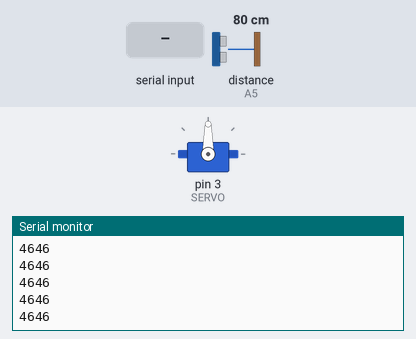
A sketch run on a simulated Arduino Uno, built with avr-gcc and run on an emulated ATmega328P. On the bench: servo, the last lines printed to the serial monitor. Wiring (inferred from the names in the program): ultrasonic range finder: trigger A4; echo A5. The test bench sets the inputs (shaded band); at power-on: distance to the obstacle (sensor on A5) 80 cm. The echo pulse lasts 58.3 µs per cm.

Above: at 1.2 s.
1.3 s: "1" received over Serial
At 2.4 s:
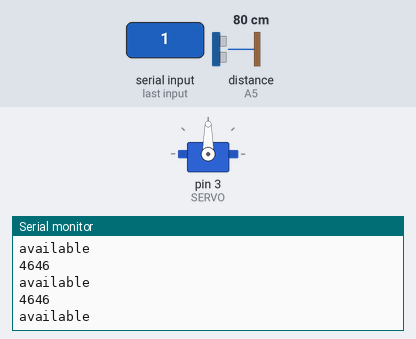
2.8 s: distance to the obstacle (sensor on A5) set to 250 cm
At 3.4 s:
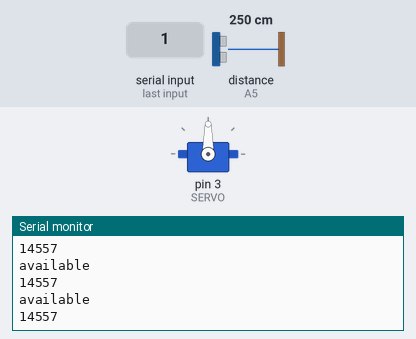
5.8 s: distance to the obstacle (sensor on A5) set to 4 cm
At 6.8 s:
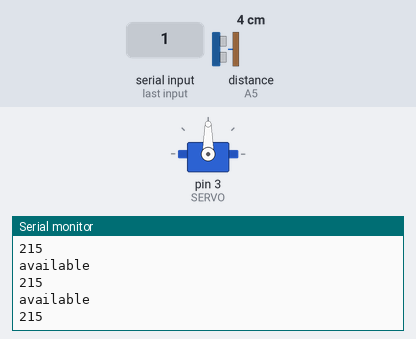
Timing chart, 0 to 8.8 s (numbered marks = the images above; inputs shaded):
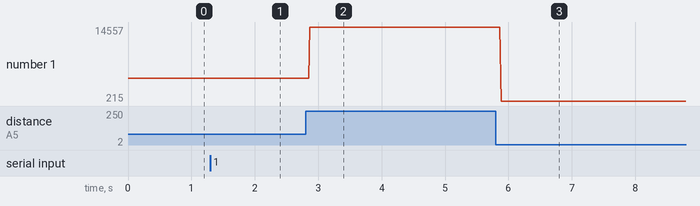

Measured:
- after the input at 1.3 s, the serial monitor: prints a new line after 0.07 s (image 1)
- after the input at 2.8 s, the serial monitor: prints a new line after 0.07 s (image 2)
- after the input at 5.8 s, the serial monitor: prints a new line after 0.08 s (image 3)
- plotted number 1: 4646 → 14557 after the input at 2.8 s, 14557 → 215 after the input at 5.8 s

The sketch:

main.ino
```cpp
#include <SoftwareSerial.h>
#include <Servo.h>

#define TRIG A4
#define ECHO A5
#define SERVO 3

// PINS
//
//
// Bl   Ar
// RX - TX 1
// TX - RX 0

SoftwareSerial BTSerial (1, 0);
Servo servo;

void setup() {
  pinMode(TRIG, OUTPUT);
  pinMode(ECHO, INPUT);

  servo.attach(SERVO);
  Serial.begin(9600);
  BTSerial.begin(38400);
  servo.write(90);
}

void loop() {
  digitalWrite(TRIG, HIGH);
  delay(0);
  digitalWrite(TRIG, LOW);
  unsigned long tot = pulseIn(ECHO, HIGH);
  Serial.println(tot);
  if (Serial.available()) {
    Serial.println("available");
  }
}
```
